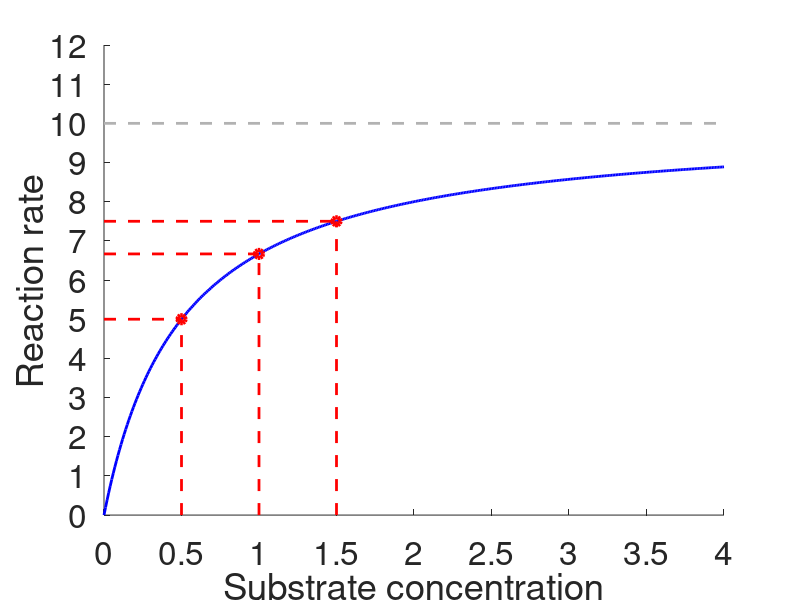

Recreate this plot in MATLAB.
% Enzymatic reactions: Michaelis Menten model
% Quasi steady-state approximation

clearvars;
close all;

Vmax = 10;
Km = 0.5;

S = 0:0.01:4;
Rate1 = Vmax*S./(Km+S);

figure
hold on
plot(S,Rate1,'-b','linewidth',2);
plot(Km,Vmax/2,'or','linewidth',3);
plot([Km Km],[0 Vmax/2],'--r','linewidth',2);
plot([0 Km],[Vmax/2 Vmax/2],'--r','linewidth',2);
plot([0 S(end)],[Vmax Vmax],'--','Color',[.7 .7 .7],'linewidth',2);
plot([2*Km 2*Km],[0 2*Vmax/3],'--r','linewidth',2);
plot([0 2*Km],[2*Vmax/3 2*Vmax/3],'--r','linewidth',2);
plot(3*Km,3*Vmax/4,'or','linewidth',3);
plot([3*Km 3*Km],[0 3*Vmax/4],'--r','linewidth',2);
plot([0 3*Km],[3*Vmax/4 3*Vmax/4],'--r','linewidth',2);
plot(2*Km,2*Vmax/3,'or','linewidth',3);
axis([0 S(end) 0 12]);
set(gca,'fontsize',24);
xlabel('Substrate concentration')
ylabel('Reaction rate');
set(gca,'XTick',(0:0.5:4))
set(gca,'YTick',(0:1:12))
